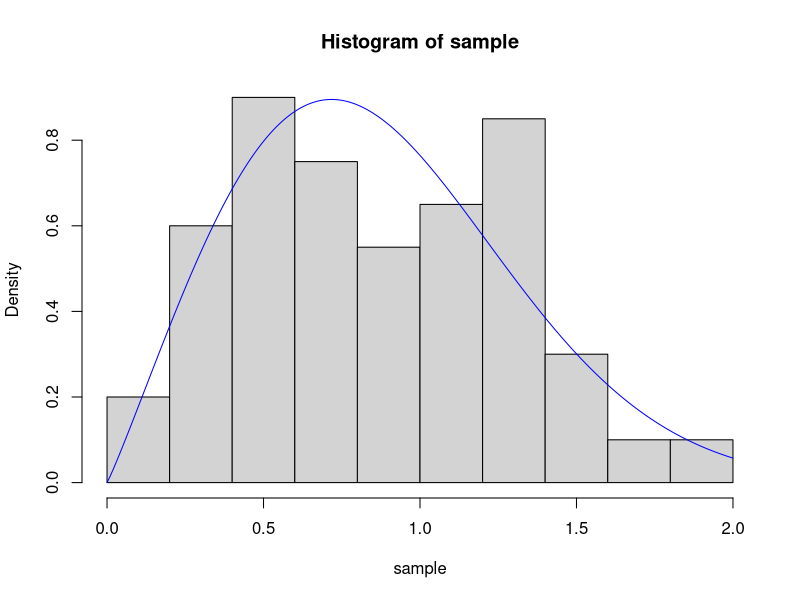

Recreate this plot in R.
score <- function(x, theta){
  value <- c(0, 0)
  for (i in x){
    value[1] <- value[1] + (1/theta[1]) - i^theta[2]
    value[2] <- value[2] + (1/theta[2]) + log(i) - theta[1]*i^theta[2]*log(i)
  }
  return(value)
}

scoreSlope <- function(x, theta){
  value <- c(0, 0)
  for (i in x){
    value[1] <- value[1] - 1/theta[1]^2
    value[2] <- value[2] - 1/theta[2]^2 - theta[1]*i^theta[2]*log(i)^2
  }
  return(value)
}

sample = c(1.19, 1.33, 1.29, 0.97, 0.57, 0.26, 1.46, 0.73, 0.45, 0.85,
           1.67, 0.56, 0.45, 0.35, 0.52, 1.32, 1.22, 1.09, 0.27, 0.34,
           0.59, 0.78, 0.55, 1.29, 1.11, 1.04, 1.21, 0.38, 0.61, 1.12,
           0.72, 0.55, 0.90, 0.26, 0.90, 0.54, 0.99, 0.67, 1.36, 0.18,
           0.58, 0.22, 1.38, 1.36, 0.35, 1.43, 0.04, 0.26, 0.86, 1.06,
           1.47, 0.42, 0.62, 0.58, 0.65, 0.54, 0.76, 0.93, 1.15, 0.92,
           1.95, 1.29, 0.64, 0.13, 1.70, 1.00, 0.75, 1.09, 1.40, 1.26,
           0.87, 0.80, 0.67, 0.47, 0.66, 0.33, 0.56, 1.01, 1.54, 0.46,
           1.39, 1.30, 1.17, 1.60, 1.16, 0.93, 1.27, 0.20, 1.17, 0.42,
           1.53, 0.31, 1.31, 1.20, 0.75, 0.72, 1.97, 1.26, 0.48, 0.27)

eps = 10^(-5)
theta = c(2, 2)
error = 10

while(error > eps){
  
  thetaBefore = theta
  theta <- theta - score(sample, theta)/scoreSlope(sample, theta)
  error <- max(abs(theta - thetaBefore))
}

cat("Error = ", error, "\n")
cat("Result = ", theta, "\n")

f <- function(x, theta){
  return(theta[1]*theta[2]*x^(theta[2]-1)*exp(-theta[1]*x^theta[2]))
}

hist(sample, probability = TRUE)
lines(seq(from=0, to=2, by=0.01), f(seq(from=0, to=2, by=0.01), theta), col="blue")






